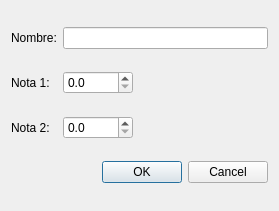
<?xml version="1.0" encoding="UTF-8"?>
<ui version="4.0">
 <class>EstudianteForm</class>
 <widget class="QWidget" name="EstudianteForm">
  <property name="geometry">
   <rect>
    <x>0</x>
    <y>0</y>
    <width>279</width>
    <height>211</height>
   </rect>
  </property>
  <property name="minimumSize">
   <size>
    <width>7</width>
    <height>0</height>
   </size>
  </property>
  <property name="windowTitle">
   <string>Form</string>
  </property>
  <layout class="QGridLayout" name="gridLayout">
   <item row="0" column="0">
    <widget class="QLabel" name="label">
     <property name="text">
      <string>Nombre:</string>
     </property>
    </widget>
   </item>
   <item row="0" column="1">
    <widget class="QLineEdit" name="txtNombre"/>
   </item>
   <item row="1" column="0">
    <widget class="QLabel" name="label_2">
     <property name="text">
      <string>Nota 1:</string>
     </property>
    </widget>
   </item>
   <item row="1" column="1">
    <widget class="QDoubleSpinBox" name="spnNota1">
     <property name="minimumSize">
      <size>
       <width>70</width>
       <height>0</height>
      </size>
     </property>
     <property name="maximumSize">
      <size>
       <width>70</width>
       <height>16777215</height>
      </size>
     </property>
     <property name="decimals">
      <number>1</number>
     </property>
     <property name="maximum">
      <double>50.000000000000000</double>
     </property>
    </widget>
   </item>
   <item row="2" column="0">
    <widget class="QLabel" name="label_3">
     <property name="text">
      <string>Nota 2:</string>
     </property>
    </widget>
   </item>
   <item row="2" column="1">
    <widget class="QDoubleSpinBox" name="spnNota2">
     <property name="minimumSize">
      <size>
       <width>70</width>
       <height>0</height>
      </size>
     </property>
     <property name="maximumSize">
      <size>
       <width>70</width>
       <height>16777215</height>
      </size>
     </property>
     <property name="decimals">
      <number>1</number>
     </property>
     <property name="maximum">
      <double>50.000000000000000</double>
     </property>
    </widget>
   </item>
   <item row="3" column="0" colspan="2">
    <widget class="QDialogButtonBox" name="buttonBox">
     <property name="standardButtons">
      <set>QDialogButtonBox::Cancel|QDialogButtonBox::Ok</set>
     </property>
    </widget>
   </item>
  </layout>
 </widget>
 <resources/>
 <connections/>
</ui>
